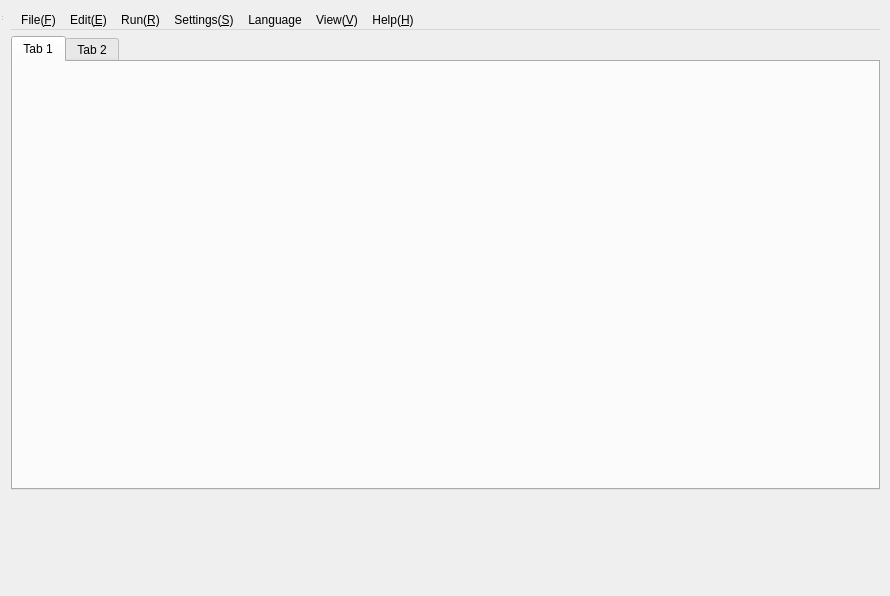
<?xml version="1.0" encoding="UTF-8"?>
<ui version="4.0">
 <class>IDEForm</class>
 <widget class="QWidget" name="IDEForm">
  <property name="geometry">
   <rect>
    <x>0</x>
    <y>0</y>
    <width>890</width>
    <height>596</height>
   </rect>
  </property>
  <property name="windowTitle">
   <string>Form</string>
  </property>
  <property name="locale">
   <locale language="English" country="UnitedStates"/>
  </property>
  <widget class="QWidget" name="centralWidget">
   <property name="geometry">
    <rect>
     <x>0</x>
     <y>0</y>
     <width>2</width>
     <height>2</height>
    </rect>
   </property>
   <layout class="QVBoxLayout" name="verticalLayout">
    <property name="spacing">
     <number>0</number>
    </property>
    <property name="leftMargin">
     <number>0</number>
    </property>
    <property name="topMargin">
     <number>0</number>
    </property>
    <property name="rightMargin">
     <number>0</number>
    </property>
    <property name="bottomMargin">
     <number>0</number>
    </property>
   </layout>
  </widget>
  <widget class="QStatusBar" name="statusBar">
   <property name="enabled">
    <bool>true</bool>
   </property>
   <property name="geometry">
    <rect>
     <x>0</x>
     <y>0</y>
     <width>3</width>
     <height>22</height>
    </rect>
   </property>
  </widget>
  <widget class="QWidget" name="">
   <property name="geometry">
    <rect>
     <x>0</x>
     <y>0</y>
     <width>891</width>
     <height>501</height>
    </rect>
   </property>
   <layout class="QVBoxLayout" name="verticalLayout_2">
    <item>
     <widget class="QMenuBar" name="menuBar">
      <widget class="QMenu" name="fileMenu">
       <property name="title">
        <string>File(&amp;F)</string>
       </property>
       <addaction name="actionNew"/>
       <addaction name="actionOpen"/>
       <addaction name="actionSave"/>
       <addaction name="actionSaveAs"/>
       <addaction name="separator"/>
       <addaction name="actionRename"/>
       <addaction name="actionRemove"/>
       <addaction name="actionPrint"/>
       <addaction name="separator"/>
       <addaction name="actionExit"/>
      </widget>
      <widget class="QMenu" name="editMenu">
       <property name="title">
        <string>Edit(&amp;E)</string>
       </property>
       <addaction name="actionUndo"/>
       <addaction name="actionRedo"/>
       <addaction name="separator"/>
       <addaction name="actionCut"/>
       <addaction name="actionCopy"/>
       <addaction name="actionPaste"/>
       <addaction name="actionFoldAll"/>
       <addaction name="actionSellctAll"/>
       <addaction name="separator"/>
       <addaction name="actionFind"/>
       <addaction name="actionGoto"/>
      </widget>
      <widget class="QMenu" name="settingsMenu">
       <property name="title">
        <string>Settings(&amp;S)</string>
       </property>
       <widget class="QMenu" name="menuLangueage">
        <property name="title">
         <string>Langueage</string>
        </property>
        <addaction name="actionChinese"/>
        <addaction name="actionEnglish"/>
       </widget>
       <addaction name="actionAutoWrap"/>
       <addaction name="actionFont"/>
       <addaction name="menuLangueage"/>
      </widget>
      <widget class="QMenu" name="viewMenu">
       <property name="title">
        <string>View(&amp;V)</string>
       </property>
       <addaction name="actionToolBar"/>
       <addaction name="actionStatusBar"/>
      </widget>
      <widget class="QMenu" name="helpMenu">
       <property name="title">
        <string>Help(&amp;H)</string>
       </property>
       <addaction name="actionUser"/>
       <addaction name="actionAbout"/>
      </widget>
      <widget class="QMenu" name="menuLanguage">
       <property name="title">
        <string>Language</string>
       </property>
       <addaction name="actionCPP"/>
       <addaction name="actionJava"/>
       <addaction name="actionCSharp"/>
       <addaction name="actionPython"/>
      </widget>
      <widget class="QMenu" name="menuRun_R">
       <property name="title">
        <string>Run(&amp;R)</string>
       </property>
       <addaction name="actionCompile"/>
       <addaction name="actionRun"/>
       <addaction name="actionComPile_Run"/>
      </widget>
      <addaction name="fileMenu"/>
      <addaction name="editMenu"/>
      <addaction name="menuRun_R"/>
      <addaction name="settingsMenu"/>
      <addaction name="menuLanguage"/>
      <addaction name="viewMenu"/>
      <addaction name="helpMenu"/>
     </widget>
    </item>
    <item>
     <widget class="QTabWidget" name="tabWidget">
      <property name="currentIndex">
       <number>0</number>
      </property>
      <widget class="QWidget" name="tab_3">
       <attribute name="title">
        <string>Tab 1</string>
       </attribute>
      </widget>
      <widget class="QWidget" name="tab_4">
       <attribute name="title">
        <string>Tab 2</string>
       </attribute>
      </widget>
     </widget>
    </item>
   </layout>
  </widget>
  <action name="actionNew">
   <property name="icon">
    <iconset resource="res.qrc">
     <normaloff>:/Res/Icon/new.png</normaloff>:/Res/Icon/new.png</iconset>
   </property>
   <property name="text">
    <string>New</string>
   </property>
   <property name="toolTip">
    <string>New</string>
   </property>
   <property name="shortcut">
    <string>Ctrl+N</string>
   </property>
   <property name="menuRole">
    <enum>QAction::TextHeuristicRole</enum>
   </property>
   <property name="iconVisibleInMenu">
    <bool>false</bool>
   </property>
  </action>
  <action name="actionOpen">
   <property name="icon">
    <iconset resource="res.qrc">
     <normaloff>:/Res/Icon/open.png</normaloff>:/Res/Icon/open.png</iconset>
   </property>
   <property name="text">
    <string>Open</string>
   </property>
   <property name="toolTip">
    <string>Open</string>
   </property>
   <property name="shortcut">
    <string>Ctrl+O</string>
   </property>
   <property name="menuRole">
    <enum>QAction::PreferencesRole</enum>
   </property>
   <property name="iconVisibleInMenu">
    <bool>false</bool>
   </property>
  </action>
  <action name="actionSave">
   <property name="icon">
    <iconset resource="res.qrc">
     <normaloff>:/Res/Icon/save.png</normaloff>:/Res/Icon/save.png</iconset>
   </property>
   <property name="text">
    <string>Save</string>
   </property>
   <property name="toolTip">
    <string>Save</string>
   </property>
   <property name="shortcut">
    <string>Ctrl+S</string>
   </property>
   <property name="iconVisibleInMenu">
    <bool>false</bool>
   </property>
  </action>
  <action name="actionSaveAs">
   <property name="icon">
    <iconset resource="res.qrc">
     <normaloff>:/Res/Icon/save_as.png</normaloff>:/Res/Icon/save_as.png</iconset>
   </property>
   <property name="text">
    <string>SaveAs</string>
   </property>
   <property name="toolTip">
    <string>SaveAs</string>
   </property>
   <property name="shortcut">
    <string>Ctrl+A</string>
   </property>
   <property name="iconVisibleInMenu">
    <bool>false</bool>
   </property>
  </action>
  <action name="actionRename">
   <property name="text">
    <string>Rename</string>
   </property>
   <property name="toolTip">
    <string>Rename</string>
   </property>
   <property name="iconVisibleInMenu">
    <bool>false</bool>
   </property>
  </action>
  <action name="actionRemove">
   <property name="icon">
    <iconset resource="res.qrc">
     <normaloff>:/Res/Icon/delete.png</normaloff>:/Res/Icon/delete.png</iconset>
   </property>
   <property name="text">
    <string>Remove</string>
   </property>
   <property name="toolTip">
    <string>Remove</string>
   </property>
   <property name="iconVisibleInMenu">
    <bool>false</bool>
   </property>
  </action>
  <action name="actionPrint">
   <property name="icon">
    <iconset resource="res.qrc">
     <normaloff>:/Res/Icon/print.png</normaloff>:/Res/Icon/print.png</iconset>
   </property>
   <property name="text">
    <string>Print</string>
   </property>
   <property name="toolTip">
    <string>Print</string>
   </property>
   <property name="iconVisibleInMenu">
    <bool>false</bool>
   </property>
  </action>
  <action name="actionExit">
   <property name="text">
    <string>Exit</string>
   </property>
   <property name="toolTip">
    <string>Exit</string>
   </property>
   <property name="iconVisibleInMenu">
    <bool>false</bool>
   </property>
  </action>
  <action name="actionUndo">
   <property name="enabled">
    <bool>false</bool>
   </property>
   <property name="icon">
    <iconset resource="res.qrc">
     <normaloff>:/Res/Icon/undo.png</normaloff>:/Res/Icon/undo.png</iconset>
   </property>
   <property name="text">
    <string>Undo</string>
   </property>
   <property name="toolTip">
    <string>Undo</string>
   </property>
   <property name="shortcut">
    <string>Ctrl+Z</string>
   </property>
   <property name="iconVisibleInMenu">
    <bool>false</bool>
   </property>
  </action>
  <action name="actionRedo">
   <property name="enabled">
    <bool>false</bool>
   </property>
   <property name="icon">
    <iconset resource="res.qrc">
     <normaloff>:/Res/Icon/redo.png</normaloff>:/Res/Icon/redo.png</iconset>
   </property>
   <property name="text">
    <string>Redo</string>
   </property>
   <property name="toolTip">
    <string>Redo</string>
   </property>
   <property name="shortcut">
    <string>Ctrl+Q</string>
   </property>
   <property name="iconVisibleInMenu">
    <bool>false</bool>
   </property>
  </action>
  <action name="actionCut">
   <property name="enabled">
    <bool>false</bool>
   </property>
   <property name="icon">
    <iconset resource="res.qrc">
     <normaloff>:/Res/Icon/cut.png</normaloff>:/Res/Icon/cut.png</iconset>
   </property>
   <property name="text">
    <string>Cut</string>
   </property>
   <property name="toolTip">
    <string>Cut</string>
   </property>
   <property name="shortcut">
    <string>Ctrl+X</string>
   </property>
   <property name="iconVisibleInMenu">
    <bool>false</bool>
   </property>
  </action>
  <action name="actionCopy">
   <property name="enabled">
    <bool>false</bool>
   </property>
   <property name="icon">
    <iconset resource="res.qrc">
     <normaloff>:/Res/Icon/copy.png</normaloff>:/Res/Icon/copy.png</iconset>
   </property>
   <property name="text">
    <string>Copy</string>
   </property>
   <property name="toolTip">
    <string>Copy</string>
   </property>
   <property name="shortcut">
    <string>Ctrl+C</string>
   </property>
   <property name="iconVisibleInMenu">
    <bool>false</bool>
   </property>
  </action>
  <action name="actionPaste">
   <property name="icon">
    <iconset resource="res.qrc">
     <normaloff>:/Res/Icon/paste.png</normaloff>:/Res/Icon/paste.png</iconset>
   </property>
   <property name="text">
    <string>Paste</string>
   </property>
   <property name="toolTip">
    <string>Paste</string>
   </property>
   <property name="shortcut">
    <string>Ctrl+V</string>
   </property>
   <property name="iconVisibleInMenu">
    <bool>false</bool>
   </property>
  </action>
  <action name="actionSellctAll">
   <property name="text">
    <string>SellctAll</string>
   </property>
   <property name="toolTip">
    <string>SellctAll</string>
   </property>
   <property name="shortcut">
    <string>Ctrl+A</string>
   </property>
   <property name="iconVisibleInMenu">
    <bool>false</bool>
   </property>
  </action>
  <action name="actionFind">
   <property name="icon">
    <iconset resource="res.qrc">
     <normaloff>:/Res/Icon/replace.png</normaloff>:/Res/Icon/replace.png</iconset>
   </property>
   <property name="text">
    <string>Find</string>
   </property>
   <property name="toolTip">
    <string>Find</string>
   </property>
   <property name="shortcut">
    <string>Ctrl+F</string>
   </property>
   <property name="iconVisibleInMenu">
    <bool>false</bool>
   </property>
  </action>
  <action name="actionGoto">
   <property name="icon">
    <iconset resource="res.qrc">
     <normaloff>:/Res/Icon/goto.png</normaloff>:/Res/Icon/goto.png</iconset>
   </property>
   <property name="text">
    <string>Goto</string>
   </property>
   <property name="toolTip">
    <string>Goto</string>
   </property>
   <property name="shortcut">
    <string>Ctrl+G</string>
   </property>
   <property name="iconVisibleInMenu">
    <bool>false</bool>
   </property>
  </action>
  <action name="actionAutoWrap">
   <property name="checkable">
    <bool>true</bool>
   </property>
   <property name="checked">
    <bool>true</bool>
   </property>
   <property name="icon">
    <iconset resource="res.qrc">
     <normaloff>:/Res/Icon/autowrap.png</normaloff>:/Res/Icon/autowrap.png</iconset>
   </property>
   <property name="text">
    <string>AutoWrap</string>
   </property>
   <property name="toolTip">
    <string>AutoWrap</string>
   </property>
   <property name="iconVisibleInMenu">
    <bool>false</bool>
   </property>
  </action>
  <action name="actionFont">
   <property name="text">
    <string>Font</string>
   </property>
   <property name="toolTip">
    <string>Font</string>
   </property>
   <property name="iconVisibleInMenu">
    <bool>false</bool>
   </property>
  </action>
  <action name="actionSizeUp">
   <property name="icon">
    <iconset resource="res.qrc">
     <normaloff>:/Res/Icon/fontsizeup.png</normaloff>:/Res/Icon/fontsizeup.png</iconset>
   </property>
   <property name="text">
    <string>SizeUp</string>
   </property>
   <property name="toolTip">
    <string>SizeUp</string>
   </property>
  </action>
  <action name="actionSizeDown">
   <property name="icon">
    <iconset resource="res.qrc">
     <normaloff>:/Res/Icon/fontsizedown.png</normaloff>:/Res/Icon/fontsizedown.png</iconset>
   </property>
   <property name="text">
    <string>SizeDown</string>
   </property>
   <property name="toolTip">
    <string>SizeDown</string>
   </property>
  </action>
  <action name="actionToolBar">
   <property name="checkable">
    <bool>true</bool>
   </property>
   <property name="checked">
    <bool>true</bool>
   </property>
   <property name="text">
    <string>ToolBar</string>
   </property>
   <property name="toolTip">
    <string>ToolBar</string>
   </property>
   <property name="iconVisibleInMenu">
    <bool>false</bool>
   </property>
  </action>
  <action name="actionStatusBar">
   <property name="checkable">
    <bool>true</bool>
   </property>
   <property name="checked">
    <bool>true</bool>
   </property>
   <property name="text">
    <string>StatusBar</string>
   </property>
   <property name="toolTip">
    <string>StatusBar</string>
   </property>
   <property name="iconVisibleInMenu">
    <bool>false</bool>
   </property>
  </action>
  <action name="actionUser">
   <property name="text">
    <string>UserManual</string>
   </property>
   <property name="toolTip">
    <string>UserManual</string>
   </property>
   <property name="shortcut">
    <string>Ctrl+U</string>
   </property>
   <property name="iconVisibleInMenu">
    <bool>false</bool>
   </property>
  </action>
  <action name="actionAbout">
   <property name="text">
    <string>About</string>
   </property>
   <property name="toolTip">
    <string>About</string>
   </property>
   <property name="iconVisibleInMenu">
    <bool>false</bool>
   </property>
  </action>
  <action name="actionChinese">
   <property name="enabled">
    <bool>true</bool>
   </property>
   <property name="text">
    <string>Chinese</string>
   </property>
  </action>
  <action name="actionEnglish">
   <property name="enabled">
    <bool>false</bool>
   </property>
   <property name="text">
    <string>English</string>
   </property>
  </action>
  <action name="actionFoldAll">
   <property name="text">
    <string>FoldAll</string>
   </property>
  </action>
  <action name="actionCPP">
   <property name="text">
    <string>CPP</string>
   </property>
  </action>
  <action name="actionJava">
   <property name="text">
    <string>Java</string>
   </property>
  </action>
  <action name="actionCSharp">
   <property name="text">
    <string>CSharp</string>
   </property>
  </action>
  <action name="actionPython">
   <property name="text">
    <string>Python</string>
   </property>
  </action>
  <action name="actionCompile">
   <property name="icon">
    <iconset resource="res.qrc">
     <normaloff>:/Res/Icon/compile.png</normaloff>:/Res/Icon/compile.png</iconset>
   </property>
   <property name="text">
    <string>Compile</string>
   </property>
  </action>
  <action name="actionRun">
   <property name="icon">
    <iconset resource="res.qrc">
     <normaloff>:/Res/Icon/run.png</normaloff>:/Res/Icon/run.png</iconset>
   </property>
   <property name="text">
    <string>Run</string>
   </property>
  </action>
  <action name="actionComPile_Run">
   <property name="icon">
    <iconset resource="res.qrc">
     <normaloff>:/Res/Icon/cr.png</normaloff>:/Res/Icon/cr.png</iconset>
   </property>
   <property name="text">
    <string>ComPile &amp;&amp; Run</string>
   </property>
  </action>
 </widget>
 <layoutdefault spacing="6" margin="11"/>
 <resources>
  <include location="res.qrc"/>
 </resources>
 <connections/>
</ui>
